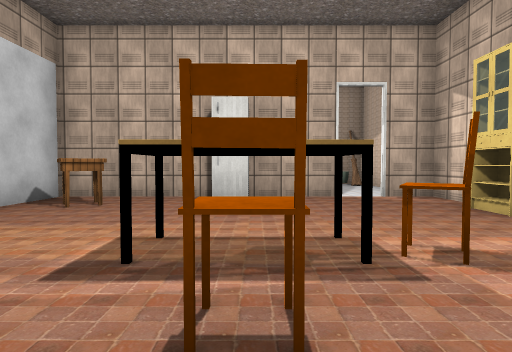
View 1 (above)

20 first-person views from a walk through a 3-D level made in the Unity game engine. The camera is 1.2 m above the floor, tilts 2° down and sees 75° across. Doors are open. The floor is counted in squares, 1.68 m on a side. Each view is taken from the middle of a square. On the plan, view 1 faces up. The plan holds only what a view shows up to about 11 squares ahead; the rest is blank. The place goes on beyond the plan. The player character is not drawn. Some surface patterns are stand-ins.

View 2
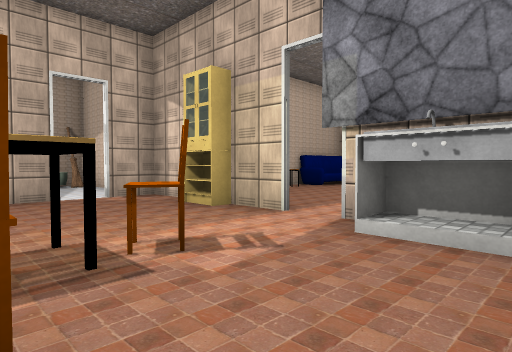

View 3
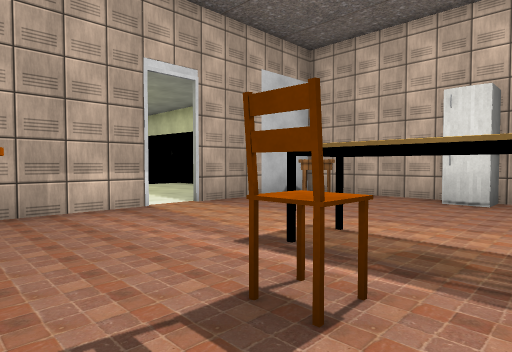

View 4
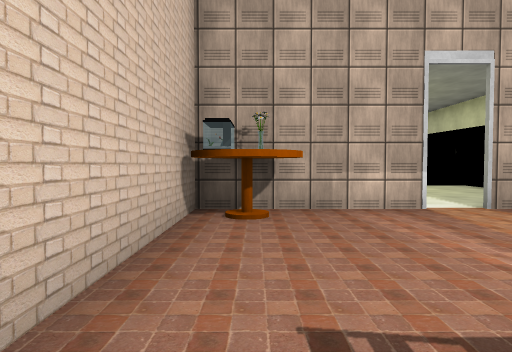

View 5
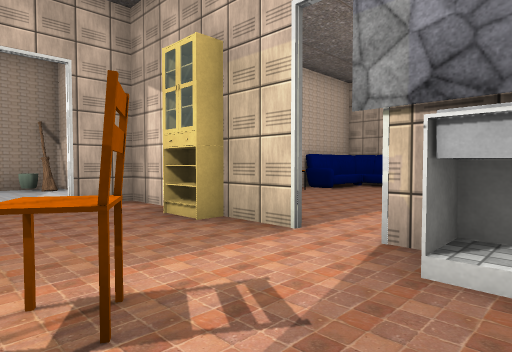

View 6
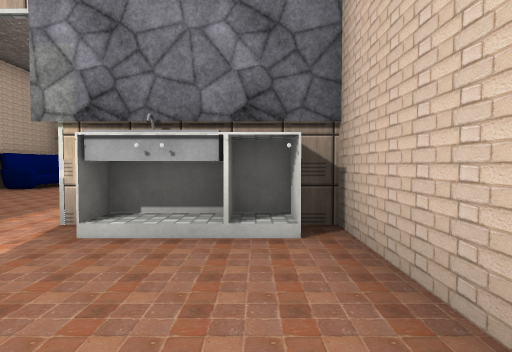

View 7
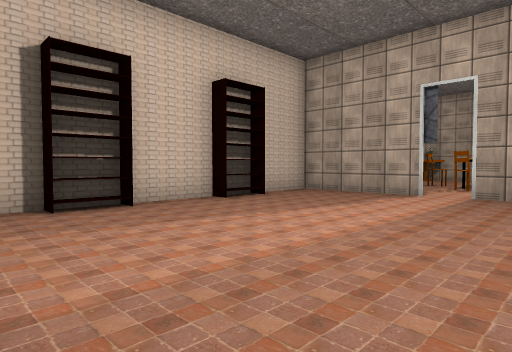

View 8
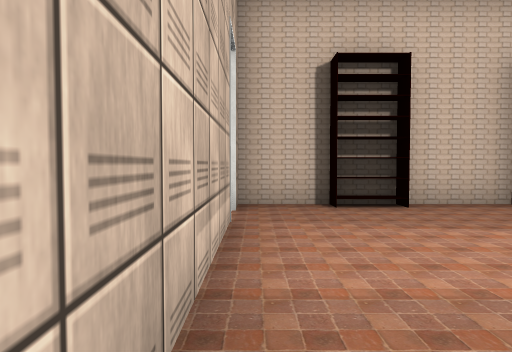

View 9
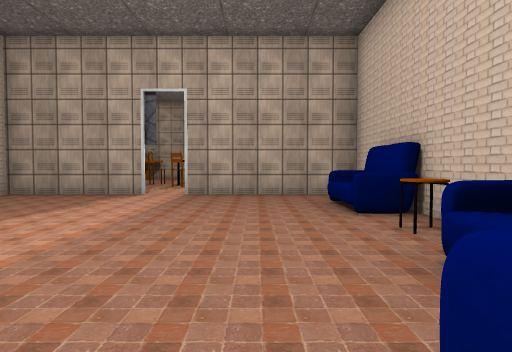

View 10
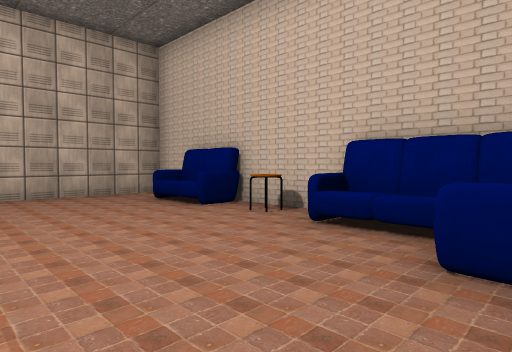

View 11
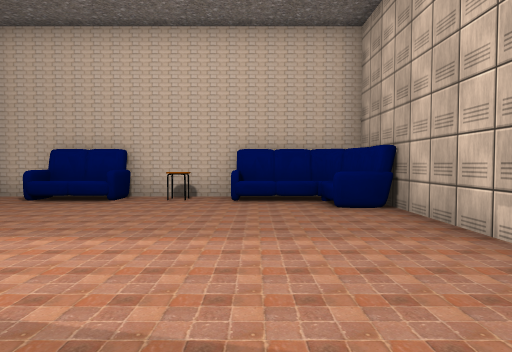

View 12
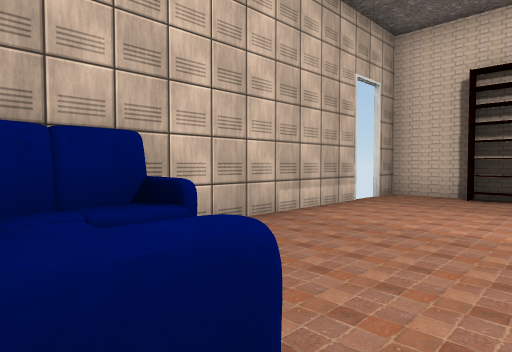

View 13
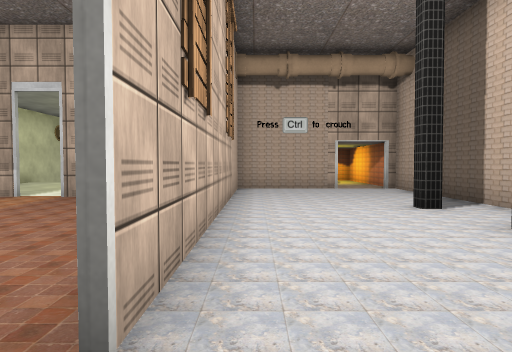

View 14
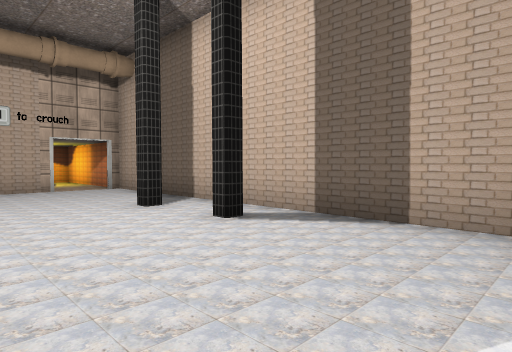

View 15
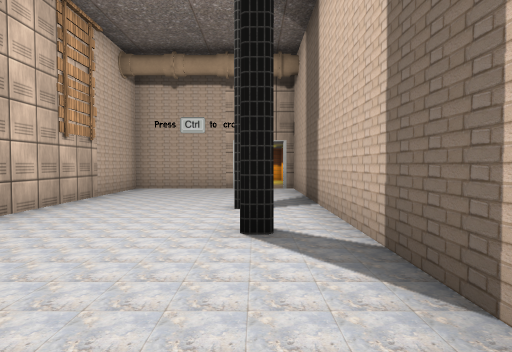

View 16
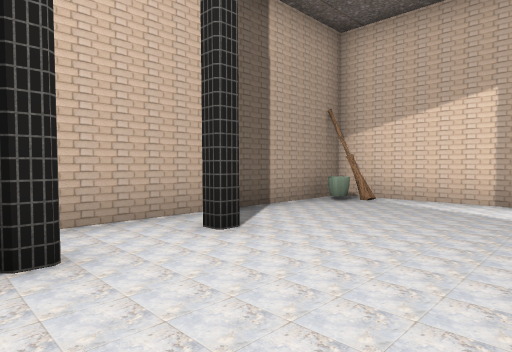

View 17
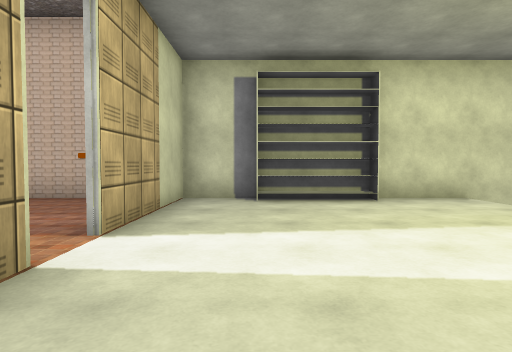

View 18
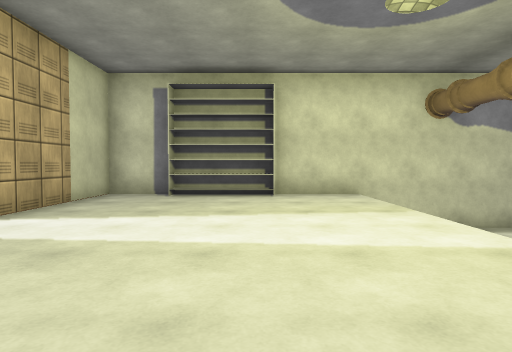

View 19
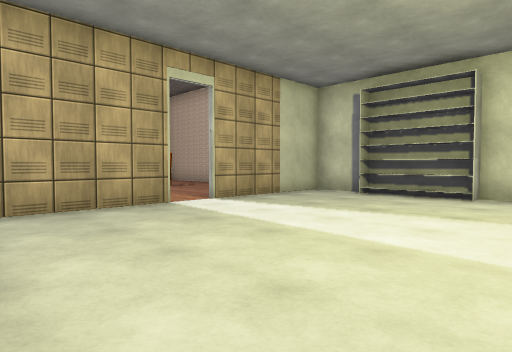

View 20
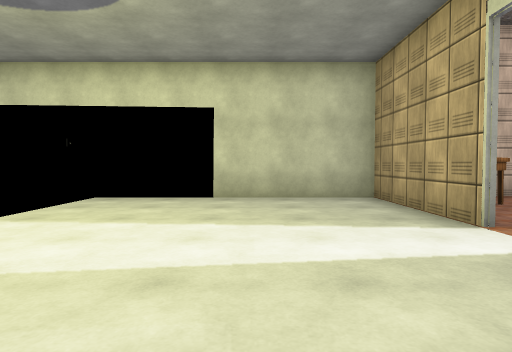

### Floor plan
Key: @ floor where view 1 was taken; # wall or solid block; . floor; D open door; ^ raised ledge; v drop or lower ground; T table; B basket; O other object.
Columns run from 13 left of view 1 to 13 right of it. Each row starts with its distance up from view 1.
 12       ##########B#
 11       #......#...#
 10       #..........#
  9       #..........#
  8      ##..........### ###
  7  vv...#########.##.###.###
  6    ......#O......#.......##
  5    ......#......D#........#
  4    ......#.......#........#
  3    .........TTT..D........#
  2    ......#......D#........#
  1    ......#...#..D#.......D
  0 v  ......#^..@..D#.......D
 -1 vvv#######################

Where each view was taken, in squares from view 1:
view 1: 0 up, 0 right, facing up
view 2: 0 up, 0 right, facing up-right
view 3: 0 up, 1 right, facing up-left
view 4: 0 up, 1 right, facing left
view 5: 1 up, 1 right, facing up-right
view 6: 0 up, 0 right, facing right
view 7: 5 up, 12 right, facing down-left
view 8: 5 up, 12 right, facing down
view 9: 5 up, 12 right, facing left
view 10: 3 up, 12 right, facing up-left
view 11: 0 up, 10 right, facing up
view 12: 7 up, 9 right, facing down-right
view 13: 8 up, 3 right, facing left
view 14: 8 up, 3 right, facing up-left
view 15: 11 up, 3 right, facing left
view 16: 8 up, 3 left, facing up-right
view 17: 6 up, 6 left, facing down
view 18: 7 up, 8 left, facing down
view 19: 7 up, 10 left, facing down-right
view 20: 0 up, 7 left, facing up
